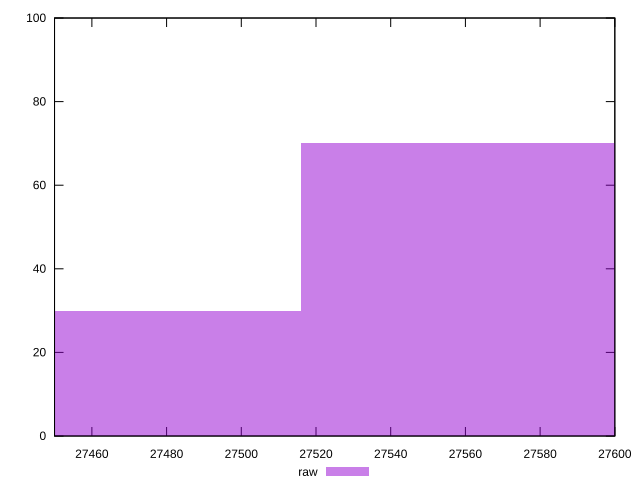

Source code (gnuplot):
reset

$raw <<EOF
27437.916945935885 30
27593.81420131052 70
EOF

set key outside below
set boxwidth 155.8972553746357
set xrange [27450:27600]
set yrange [0:100]
set trange [0:100]
set style fill transparent solid 0.5 noborder
set terminal svg size 640, 490 enhanced background rgb 'white'
set output "report_00008_2021-01-22T20:58:29.167/uses-webp-images/samples/pages+cached+nointeractive/raw/histogram.svg"

plot $raw title "raw" with boxes

reset
